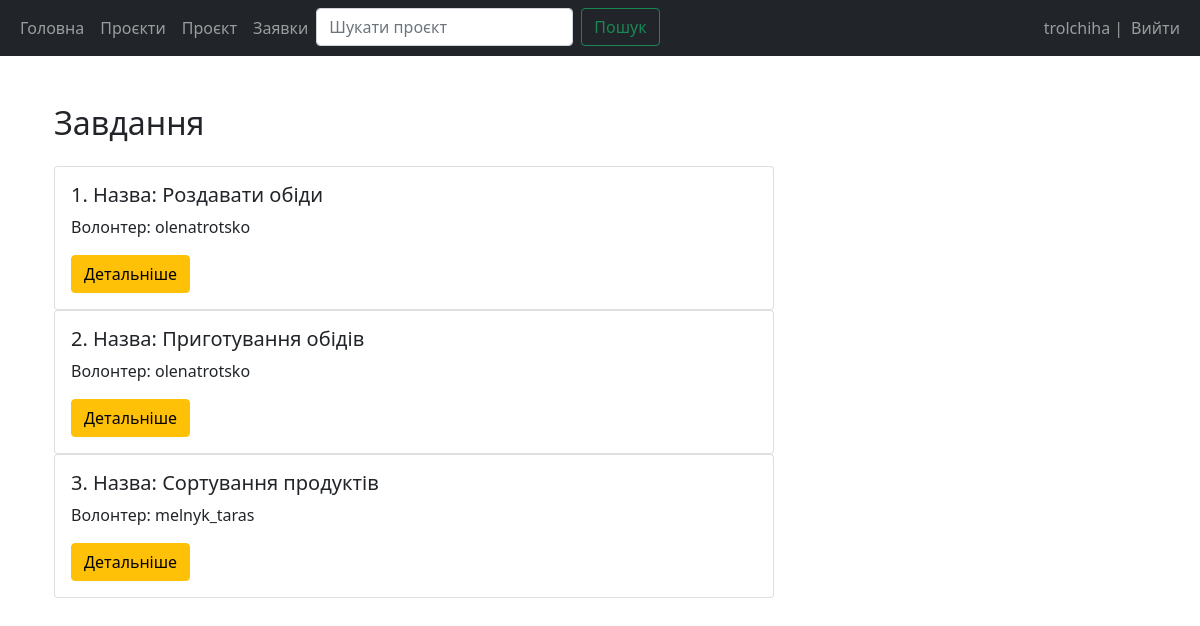
The app's page /create-task/3/ (signed in) with its own data.
### main/models.py (models this page shows, shortened)
class Task(models.Model):
    project = models.ForeignKey(Project, on_delete=models.CASCADE)
    volunteer = models.ForeignKey(User, on_delete=models.CASCADE)
    name = models.CharField(max_length=100)
    description = models.TextField()
    start_date = models.DateField()
    end_date = models.DateField()

### main/views.py (the view)
# urls.py: path('create-task/<str:project_id>/', views.view_project_tasks, name='view_project_tasks'),
@login_required(login_url='/login')
@permission_required("main.add_project", login_url="/login", raise_exception=True)
def view_project_tasks(request, project_id):
    project = get_object_or_404(Project, id=project_id)
    tasks = Task.objects.filter(project=project)
    return render(request, 'main/view_project_tasks.html', {'tasks': tasks})

### main/templates/main/view_project_tasks.html (shortened to what this page needs)
{% extends 'main/base.html' %}
{% block content %}
<div class="container mt-5">
    <h2 class="mb-4">Завдання</h2>
        <div class="row">
            {% for task in tasks %}
                <div class="col-md-8 mb-6">
                    <div class="card">
                        <div class="card-body">
                            <h5 class="card-text">{{ forloop.counter }}. Назва: {{ task.name }}</h5>
                            <p class="card-text">Волонтер: {{ task.volunteer.username }}</p>
                            <a
                            class="btn btn-warning"
                            href="{% url 'view_task' task.id %}"
                            >
                            Детальніше
                            </a>
                        </div>
                    </div>
                </div>
            {% empty %}
            <p>Завдань не знайдено.</p>
            {% endfor %}
        </div>
</div>
{% endblock %}

### main/templates/main/base.html (shortened to what this page needs)
<!DOCTYPE html>
<html lang="en">
  <head>
    <link
      href="https://cdn.jsdelivr.net/npm/bootstrap@5.1.3/dist/css/bootstrap.min.css"
      rel="stylesheet"
    />
  </head>
  <body>
    <nav class="navbar navbar-expand-lg navbar-dark bg-dark">
      <div class="container-fluid">
        <div>
          <ul class="navbar-nav">
            <li class="nav-item">
              <a class="nav-link" href="{% url 'home' %}">Головна</a>
            </li>
            <li class="nav-item">
              <a class="nav-link" href="{% url 'view_projects' %}">Проєкти</a>
            </li>
            {% if user.is_authenticated and perms.main.update_project %}
            <li class="nav-item">
              <a class="nav-link" href="{% url 'create_project' %}">Проєкт</a>
            </li>
            <li class="nav-item">
              <a class="nav-link" href="{% url 'view_applications' %}">Заявки</a>
            </li>
            {% elif user.is_authenticated and perms.main.add_application %}
            <li class="nav-item">
              <a class="nav-link" href="{% url 'view_tasks_volunteer' %}">Завдання</a>
            </li>
            {% endif %}
            <li class="nav-item">
              <form method="post" class="d-flex" action="{% url 'search_project' %}" role="search">
                <input class="form-control me-2" type="search" placeholder="Шукати проєкт" aria-label="Search" name="search_text">
                <button class="btn btn-outline-success" type="submit">Пошук</button>
              </form>
            </li>
          </ul>
        </div>
        <div>
          <ul class="navbar-nav">
            {% if user.is_authenticated %}
            <span class="navbar-text"> {{user.username}} | </span>
            <li class="nav-item">
              <a class="nav-link" href="{% url 'logout' %}">Вийти</a>
            </li>
            {% else %}
            <li class="nav-item">
              <a class="nav-link" href="/login">Увійти</a>
            </li>
            {% endif %}
          </ul>
        </div>
      </div>
    </nav>
    <div class="container">{% block content %} {% endblock %}</div>
  </body>
</html>

### records on screen
Task: name "Роздавати обіди", volunteer.username "olenatrotsko"
Task: name "Приготування обідів", volunteer.username "olenatrotsko"
Task: name "Сортування продуктів", volunteer.username "melnyk_taras"

### other values on screen
{{ user.username }} "trolchiha"
